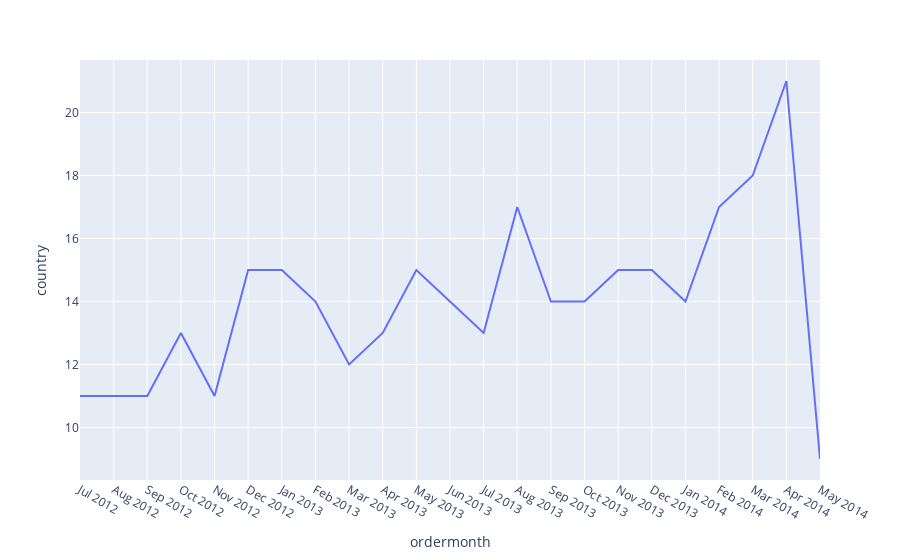

The cell this chart's notebook holds for it:
### Markdown cell above
**OR**

### Code cell
px.line(data_frame=dateCountry1M, x="ordermonth", y="country")

### Figure 1 — Plotly figure (JSON) as saved in the notebook; plotly's stock layout.template omitted (floating-point values rounded to 4 significant figures)
{"data": [{"hovertemplate": "ordermonth=%{x}<br>country=%{y}<extra></extra>", "legendgroup": "", "line": {"color": "#636efa", "dash": "solid"}, "marker": {"symbol": "circle"}, "mode": "lines", "name": "", "orientation": "v", "showlegend": false, "type": "scatter", "x": ["Jul 2012", "Aug 2012", "Sep 2012", "Oct 2012", "Nov 2012", "Dec 2012", "Jan 2013", "Feb 2013", "Mar 2013", "Apr 2013", "May 2013", "Jun 2013", "Jul 2013", "Aug 2013", "Sep 2013", "Oct 2013", "Nov 2013", "Dec 2013", "Jan 2014", "Feb 2014", "Mar 2014", "Apr 2014", "May 2014"], "xaxis": "x", "y": [11, 11, 11, 13, 11, 15, 15, 14, 12, 13, 15, 14, 13, 17, 14, 14, 15, 15, 14, 17, 18, 21, 9], "yaxis": "y"}], "layout": {"legend": {"tracegroupgap": 0}, "margin": {"t": 60}, "xaxis": {"anchor": "y", "domain": [0, 1], "title": {"text": "ordermonth"}}, "yaxis": {"anchor": "x", "domain": [0, 1], "title": {"text": "country"}}}}
